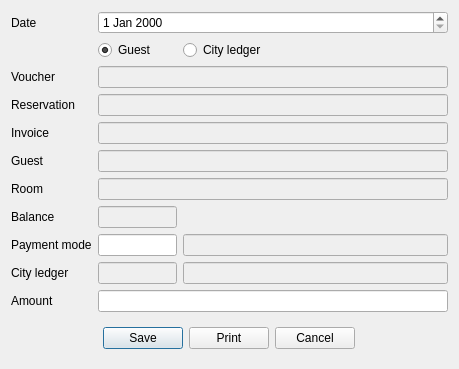
<?xml version="1.0" encoding="UTF-8"?>
<ui version="4.0">
 <class>DlgRefundVaucher</class>
 <widget class="QDialog" name="DlgRefundVaucher">
  <property name="geometry">
   <rect>
    <x>0</x>
    <y>0</y>
    <width>459</width>
    <height>361</height>
   </rect>
  </property>
  <property name="windowTitle">
   <string>Refund voucher</string>
  </property>
  <layout class="QGridLayout" name="gridLayout">
   <item row="11" column="0" colspan="3">
    <widget class="QWidget" name="widget" native="true">
     <layout class="QHBoxLayout" name="horizontalLayout">
      <item>
       <spacer name="horizontalSpacer">
        <property name="orientation">
         <enum>Qt::Horizontal</enum>
        </property>
        <property name="sizeHint" stdset="0">
         <size>
          <width>84</width>
          <height>20</height>
         </size>
        </property>
       </spacer>
      </item>
      <item>
       <widget class="QPushButton" name="btnSave">
        <property name="text">
         <string>Save</string>
        </property>
       </widget>
      </item>
      <item>
       <widget class="QPushButton" name="btnPrint">
        <property name="text">
         <string>Print</string>
        </property>
       </widget>
      </item>
      <item>
       <widget class="QPushButton" name="btnCancel">
        <property name="text">
         <string>Cancel</string>
        </property>
       </widget>
      </item>
      <item>
       <spacer name="horizontalSpacer_2">
        <property name="orientation">
         <enum>Qt::Horizontal</enum>
        </property>
        <property name="sizeHint" stdset="0">
         <size>
          <width>84</width>
          <height>20</height>
         </size>
        </property>
       </spacer>
      </item>
     </layout>
    </widget>
   </item>
   <item row="5" column="1" colspan="2">
    <widget class="EQLineEdit" name="leGuest">
     <property name="enabled">
      <bool>false</bool>
     </property>
    </widget>
   </item>
   <item row="9" column="2">
    <widget class="EQLineEdit" name="leCLName">
     <property name="enabled">
      <bool>false</bool>
     </property>
    </widget>
   </item>
   <item row="6" column="1" colspan="2">
    <widget class="EQLineEdit" name="leRoom">
     <property name="enabled">
      <bool>false</bool>
     </property>
    </widget>
   </item>
   <item row="9" column="1">
    <widget class="EQLineEdit" name="leCLCode">
     <property name="enabled">
      <bool>false</bool>
     </property>
     <property name="maximumSize">
      <size>
       <width>80</width>
       <height>16777215</height>
      </size>
     </property>
    </widget>
   </item>
   <item row="10" column="1" colspan="2">
    <widget class="EQLineEdit" name="leAmount"/>
   </item>
   <item row="8" column="1">
    <widget class="EQLineEdit" name="lePaymentMode">
     <property name="maximumSize">
      <size>
       <width>80</width>
       <height>16777215</height>
      </size>
     </property>
    </widget>
   </item>
   <item row="6" column="0">
    <widget class="QLabel" name="label_4">
     <property name="text">
      <string>Room</string>
     </property>
    </widget>
   </item>
   <item row="10" column="0">
    <widget class="QLabel" name="label_6">
     <property name="text">
      <string>Amount</string>
     </property>
    </widget>
   </item>
   <item row="3" column="0">
    <widget class="QLabel" name="label">
     <property name="text">
      <string>Reservation</string>
     </property>
    </widget>
   </item>
   <item row="4" column="0">
    <widget class="QLabel" name="label_2">
     <property name="text">
      <string>Invoice</string>
     </property>
    </widget>
   </item>
   <item row="8" column="2">
    <widget class="EQLineEdit" name="lePaymentName">
     <property name="enabled">
      <bool>false</bool>
     </property>
    </widget>
   </item>
   <item row="0" column="0">
    <widget class="QLabel" name="label_5">
     <property name="text">
      <string>Date</string>
     </property>
    </widget>
   </item>
   <item row="5" column="0">
    <widget class="QLabel" name="label_3">
     <property name="text">
      <string>Guest</string>
     </property>
    </widget>
   </item>
   <item row="4" column="1" colspan="2">
    <widget class="EQLineEdit" name="leInvoice">
     <property name="enabled">
      <bool>false</bool>
     </property>
    </widget>
   </item>
   <item row="8" column="0">
    <widget class="QLabel" name="label_8">
     <property name="text">
      <string>Payment mode</string>
     </property>
    </widget>
   </item>
   <item row="9" column="0">
    <widget class="QLabel" name="label_9">
     <property name="text">
      <string>City ledger</string>
     </property>
    </widget>
   </item>
   <item row="2" column="0">
    <widget class="QLabel" name="label_7">
     <property name="text">
      <string>Voucher</string>
     </property>
    </widget>
   </item>
   <item row="0" column="1" colspan="2">
    <widget class="EQDateEdit" name="deDate"/>
   </item>
   <item row="2" column="1" colspan="2">
    <widget class="EQLineEdit" name="leVaucher">
     <property name="enabled">
      <bool>false</bool>
     </property>
    </widget>
   </item>
   <item row="3" column="1" colspan="2">
    <widget class="EQLineEdit" name="leReserve">
     <property name="enabled">
      <bool>false</bool>
     </property>
    </widget>
   </item>
   <item row="7" column="0">
    <widget class="QLabel" name="label_10">
     <property name="text">
      <string>Balance</string>
     </property>
    </widget>
   </item>
   <item row="7" column="1">
    <widget class="QLineEdit" name="leBalance">
     <property name="enabled">
      <bool>false</bool>
     </property>
     <property name="maximumSize">
      <size>
       <width>80</width>
       <height>16777215</height>
      </size>
     </property>
    </widget>
   </item>
   <item row="1" column="1">
    <widget class="QRadioButton" name="rgGuest">
     <property name="text">
      <string>Guest</string>
     </property>
     <property name="checked">
      <bool>true</bool>
     </property>
    </widget>
   </item>
   <item row="1" column="2">
    <widget class="QRadioButton" name="rgCL">
     <property name="text">
      <string>City ledger</string>
     </property>
    </widget>
   </item>
  </layout>
 </widget>
 <customwidgets>
  <customwidget>
   <class>EQLineEdit</class>
   <extends>QLineEdit</extends>
   <header location="global">eqlineedit.h</header>
   <slots>
    <signal>customButtonClicked(bool)</signal>
   </slots>
  </customwidget>
  <customwidget>
   <class>EQDateEdit</class>
   <extends>QDateEdit</extends>
   <header location="global">eqdateedit.h</header>
  </customwidget>
 </customwidgets>
 <resources/>
 <connections/>
</ui>
